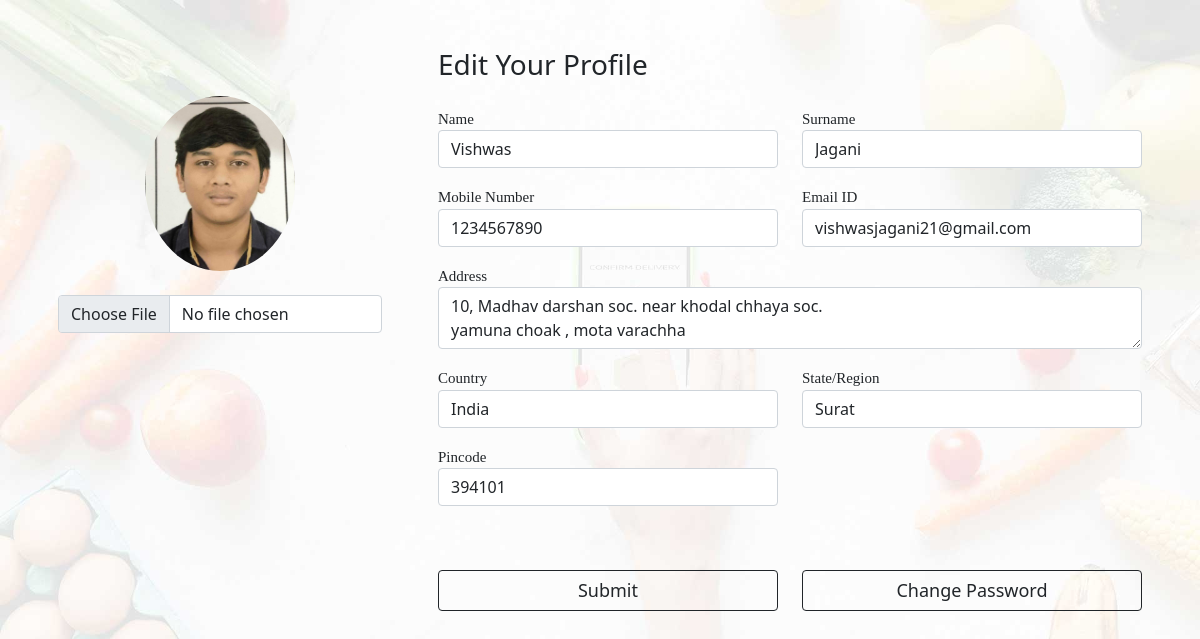
The app's page /user/profile_edit/ (signed in) with its own data.
### home/models.py (models this page shows, shortened)
class register(models.Model):
    fname = models.CharField(max_length=50)
    lname = models.CharField(max_length=50)
    email = models.EmailField(max_length=100)
    number = models.IntegerField()
    gender = models.CharField(max_length=10)
    password = models.CharField(max_length=100)
    image = models.FileField(default="",upload_to="user/")
    address = models.TextField(max_length=200)
    city = models.CharField(max_length=100)
    country = models.CharField(max_length=100)
    pincode = models.IntegerField()
    token = models.IntegerField(default=random.randint(1111,9999))

### user/views.py (the view, shortened to what this page needs)
# urls.py: path('profile_edit/',profile_edit, name="profile_edit"),
def profile_edit(request):
    if 'userid' in request.session:
        userid = request.session['userid']
        std = register.objects.filter(id=userid).get()
    return render(request, "user/user_profile_edit.html",{"row":std})

### user/templates/user/user_profile_edit.html (shortened to what this page needs)
{% load static %}
<!DOCTYPE html>
<html lang="en">
<head>
    <link rel="stylesheet" href="https://cdn.jsdelivr.net/npm/bootstrap@5.0.0-alpha1/dist/css/bootstrap.min.css">
    <link rel="stylesheet" href="{% static "css/user_profile.css" %}">
</head>
<body>
    <div class="container rounded">
        <form method="post"  enctype="multipart/form-data">
        <div class="row">
            <div class="col-md-4 border-right">
                <div class="d-flex flex-column align-items-center text-center p-3 py-5">
                    {% if row.image %}
                    <img class="rounded-circle mt-5" width="150px" src="{{row.image.url}}">
                    {% endif %}
                    <br>
                    <input type="file" class="form-control" name="image" id="" value="{{row.image}}">
                </div>
            </div>
            <div class="col-md-8 border-right">
                <div class="p-3 py-5">
                    <div class="d-flex justify-content-between align-items-center mb-3">
                        <h3 class="text-right">Edit Your Profile</h3>
                    </div>
                    <div class="row mt-2">
                        <div class="col-md-6">
                            <label class="labels">Name</label>
                            <input type="text" class="form-control" placeholder="first name" value="{{row.fname}}" name="fname">
                        </div>
                        <div class="col-md-6">
                            <label class="labels">Surname</label>
                            <input type="text" class="form-control" value="{{row.lname}}" placeholder="surname" name="lname">
                        </div>
                    </div>
                    <div class="row mt-3">
                        <div class="col-md-6">
                            <label class="labels">Mobile Number</label>
                            <input type="number" class="form-control" placeholder="enter phone number" value="{{row.number}}" name="number">
                        </div>
                        <div class="col-md-6">
                            <label class="labels">Email ID</label>
                            <input type="email" class="form-control" placeholder="enter email id" name="email" value="{{row.email}}">
                        </div>
                    </div>
                    <div class="row mt-3">
                        <div class="col-md-12">
                            <label class="labels">Address</label>
                            <textarea name="address" class="form-control" placeholder="enter address">{{row.address}}</textarea>
                        </div>
                    </div>
                    <div class="row mt-3">
                        <div class="col-md-6">
                            <label class="labels">Country</label>
                            <input type="text" class="form-control" name="country" placeholder="country" value="{{row.country}}">
                        </div>
                        <div class="col-md-6">
                            <label class="labels">State/Region</label>
                            <input type="text" class="form-control" value="{{row.city}}" name="city" placeholder="state">
                        </div>
                    </div>
                    <div class="row mt-3">
                        <div class="col-md-6">
                            <label class="labels">Pincode</label>
                            <input type="text" class="form-control" placeholder="country" name="pincode" value="{{row.pincode}}">
                        </div>
                    </div>
                    <div class="row mt-3">
                        <div class="col-md-6 mt-5 text-center">
                            <input type="submit" value="Submit" class="btn btn-outline-dark profile-button" name="profile_edit">
                        </div>
                        <div class="col-md-6 mt-5 text-center">
                            <a href="{% url "change_pass" %}" class="col-md-6 btn btn-outline-dark profile-button">Change Password</a>
                        </div>
                    </div>
                </div>
            </div>
        </div>
    </form>
    </div>
</body>
</html>

### static/css/user_profile.css (style rules this page uses)
body { background-image: url('../img/hero-img.jpg'); background-size: cover; }
.profile-button { width: 100%; font-weight: 500; font-size: 18px; }
.labels { font-size: 15px; font-family: Georgia; }

### records on screen
register: image (picture), fname "Vishwas", lname "Jagani", number "1234567890", email "vishwasjagani21@gmail.com", address "10, Madhav darshan soc. near khodal chhaya soc. yamuna choak , mota varachha", country "India", city "Surat", pincode "394101"
